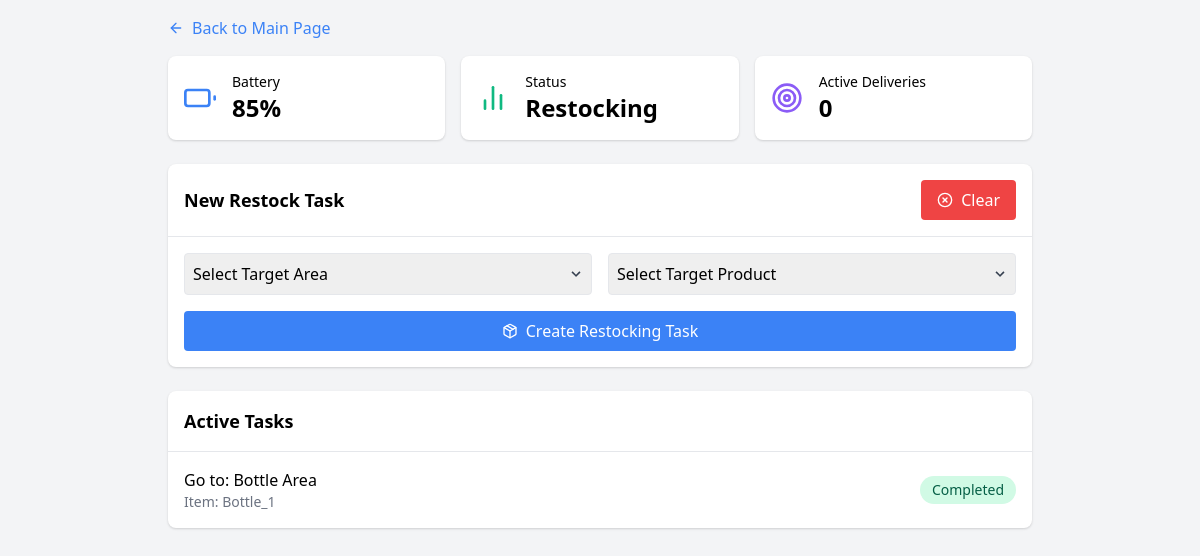
Before: /restock with the older database file.
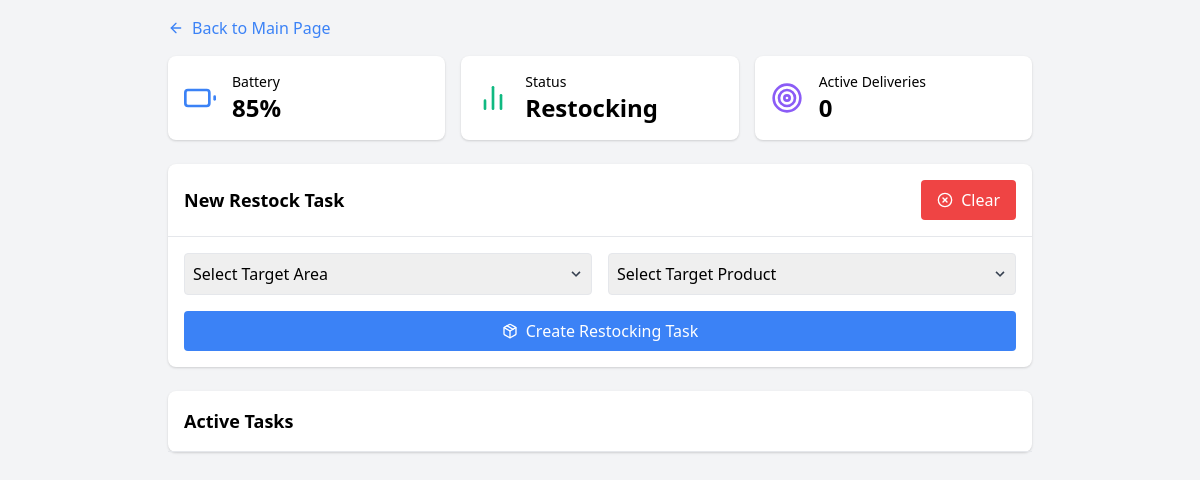
After: the same page with the newer database file.
### app.py (models this page shows)
class Restock(db.Model):
    id = db.Column(db.Integer, primary_key=True)
    target_area = db.Column(db.String(100), nullable=False)
    target_product = db.Column(db.String(200), nullable=False)
    status = db.Column(db.String(20), default='Queued')
    created_at = db.Column(db.DateTime, default=datetime.utcnow)

### app.py (the view)
@app.route('/restock')
def restock():
    deliveries = Restock.query.all()
    robot_status = get_robot_status()
    robot_status['status'] = "Restocking"
    robot_status['active_tasks'] = get_active_count(Restock)
    return render_template('restock.html',
                         tasks=deliveries,
                         robot_status=robot_status,
                         page_type="restock")

### app.py (called while the page is built)
def get_robot_status():
    return {
        'battery_level': 85,
    }

def get_active_count(model):
    return model.query.filter_by(status='In Progress').count()

### templates/restock.html (shortened to what this page needs)
{% extends "base.html" %}
{% from 'components.html' import status_cards %}
{% block content %}
<div class="p-4 max-w-4xl mx-auto">
    <a href="{{ url_for('home') }}" class="inline-flex items-center mb-4 text-blue-500 hover:text-blue-700">
        <i data-feather="arrow-left" class="w-4 h-4 mr-2"></i>
        Back to Main Page
    </a>
    {{ status_cards(robot_status, 'restock') }}
    <div class="bg-white rounded-lg shadow mb-6">
        <div class="p-4 border-b flex justify-between items-center">
            <h2 class="text-lg font-semibold">New Restock Task</h2>
            <button id="clear-button"
                    class="bg-red-500 text-white py-2 px-4 rounded flex items-center hover:bg-red-600">
                <i data-feather="x-circle" class="w-4 h-4 mr-2"></i>
                Clear
            </button>
        </div>
        <div class="p-4">
            <form id="taskForm" class="grid grid-cols-1 md:grid-cols-2 gap-4" data-type="restock">
                <div class="relative">
                    <select id="target_area"
                            name="target_area"
                            class="border rounded p-2 w-full appearance-none"
                            required>
                        <option value="" disabled selected>Select Target Area</option>
                    </select>
                    <div class="pointer-events-none absolute inset-y-0 right-0 flex items-center px-2 text-gray-700">
                    </div>
                </div>
                <div class="relative">
                    <select id="target_product"
                            name="target_product"
                            class="border rounded p-2 w-full appearance-none"
                            required>
                        <option value="" disabled selected>Select Target Product</option>
                    </select>
                    <div class="pointer-events-none absolute inset-y-0 right-0 flex items-center px-2 text-gray-700">
                    </div>
                </div>
                <button type="submit"
                        class="bg-blue-500 text-white rounded p-2 flex items-center justify-center md:col-span-2">
                    <i data-feather="package" class="w-4 h-4 mr-2"></i>
                    Create Restocking Task
                </button>
            </form>
        </div>
    </div>
    <div class="bg-white rounded-lg shadow">
        <div class="p-4 border-b">
            <h2 class="text-lg font-semibold">Active Tasks</h2>
        </div>
        <div class="divide-y" id="tasksList">
            {% for task in tasks %}
            <div class="p-4 flex items-center justify-between" id="task-{{ task.id }}">
                <div>
                    <div class="font-medium">
                        Go to: {{ task.target_area }}
                    </div>
                    <div class="text-sm text-gray-500">Item: {{ task.target_product }}</div>
                </div>
                <div class="flex items-center space-x-4">
                    <span class="px-3 py-1 rounded-full text-sm
                        {% if task.status == 'In Progress' %}
                            bg-blue-100 text-blue-800
                        {% elif task.status == 'Completed' %}
                            bg-green-100 text-green-800
                        {% else %}
                            bg-gray-100 text-gray-800
                        {% endif %}">
                        {{ task.status }}
                    </span>
                </div>
            </div>
            {% endfor %}
        </div>
    </div>
</div>
{% endblock %}

### templates/base.html (shortened to what this page needs)
<!DOCTYPE html>
<html lang="en">
<head>
    <link href="https://cdnjs.cloudflare.com/ajax/libs/tailwindcss/2.2.19/tailwind.min.css" rel="stylesheet">
</head>
<body class="bg-gray-100">
    {% block content %}{% endblock %}
    <link rel="stylesheet" href="{{ url_for('static', filename='css/task_completion.css') }}">
</body>
</html>

### templates/components.html
{% macro status_cards(robot_status, page_type) %}
<div class="grid grid-cols-1 md:grid-cols-3 gap-4 mb-6">
    <div class="bg-white rounded-lg shadow p-4">
        <div class="flex items-center space-x-4">
            <i data-feather="battery" class="text-blue-500 w-8 h-8"></i>
            <div>
                <div class="text-sm font-medium">Battery</div>
                <div class="text-2xl font-bold">{{ robot_status.battery_level }}%</div>
            </div>
        </div>
    </div>
    <div class="bg-white rounded-lg shadow p-4">
        <div class="flex items-center space-x-4">
            <i data-feather="bar-chart-2" class="text-green-500 w-8 h-8"></i>
            <div>
                <div class="text-sm font-medium">Status</div>
                <div class="text-2xl font-bold">{{ robot_status.status }}</div>
            </div>
        </div>
    </div>
    <div class="bg-white rounded-lg shadow p-4">
        <div class="flex items-center space-x-4">
            <i data-feather="target" class="text-purple-500 w-8 h-8"></i>
            <div>
                <div class="text-sm font-medium">
                    {% if page_type == 'restock' %}
                        Active Deliveries
                    {% else %}
                        Active Navigation Tasks
                    {% endif %}
                </div>
                <div class="text-2xl font-bold" id="activeTasks">{{ robot_status.active_tasks }}</div>
            </div>
        </div>
    </div>
</div>
{% endmacro %}

Changed rows visible on the page:
removed Restock: target_area "Bottle Area", target_product "Bottle_1", status "Completed"
